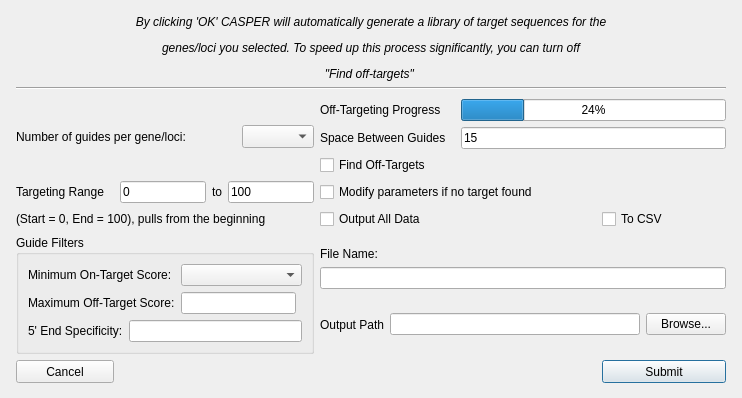
<?xml version="1.0" encoding="UTF-8"?>
<ui version="4.0">
 <class>Dialog</class>
 <widget class="QDialog" name="Dialog">
  <property name="geometry">
   <rect>
    <x>0</x>
    <y>0</y>
    <width>742</width>
    <height>398</height>
   </rect>
  </property>
  <property name="windowTitle">
   <string>Dialog</string>
  </property>
  <layout class="QGridLayout" name="gridLayout">
   <item row="6" column="5" colspan="2">
    <widget class="QLabel" name="OT_prog_label">
     <property name="text">
      <string>Off-Targeting Progress</string>
     </property>
    </widget>
   </item>
   <item row="1" column="1" rowspan="3" colspan="9">
    <widget class="QLabel" name="label">
     <property name="text">
      <string>&lt;html&gt;&lt;head/&gt;&lt;body&gt;&lt;p align=&quot;center&quot;&gt;&lt;span style=&quot; font-style:italic;&quot;&gt;By clicking 'OK' CASPER will automatically generate a library of target sequences for the&lt;/span&gt;&lt;/p&gt;&lt;p align=&quot;center&quot;&gt;&lt;span style=&quot; font-style:italic;&quot;&gt;genes/loci you selected. To speed up this process significantly, you can turn off&lt;/span&gt;&lt;/p&gt;&lt;p align=&quot;center&quot;&gt;&lt;span style=&quot; font-style:italic;&quot;&gt;&amp;quot;Find off-targets&amp;quot; &lt;/span&gt;&lt;/p&gt;&lt;/body&gt;&lt;/html&gt;</string>
     </property>
    </widget>
   </item>
   <item row="9" column="3">
    <widget class="QLabel" name="label_9">
     <property name="text">
      <string>to</string>
     </property>
    </widget>
   </item>
   <item row="5" column="1">
    <spacer name="verticalSpacer_3">
     <property name="orientation">
      <enum>Qt::Vertical</enum>
     </property>
     <property name="sizeHint" stdset="0">
      <size>
       <width>20</width>
       <height>40</height>
      </size>
     </property>
    </spacer>
   </item>
   <item row="0" column="1">
    <spacer name="verticalSpacer">
     <property name="orientation">
      <enum>Qt::Vertical</enum>
     </property>
     <property name="sizeHint" stdset="0">
      <size>
       <width>20</width>
       <height>40</height>
      </size>
     </property>
    </spacer>
   </item>
   <item row="8" column="5" colspan="2">
    <widget class="QCheckBox" name="find_off_Checkbox">
     <property name="text">
      <string>Find Off-Targets</string>
     </property>
    </widget>
   </item>
   <item row="12" column="5" colspan="5">
    <widget class="QLineEdit" name="filename_input">
     <property name="enabled">
      <bool>true</bool>
     </property>
     <property name="toolTip">
      <string>&lt;html&gt;&lt;head/&gt;&lt;body&gt;&lt;p&gt;Choose the name of the file you wish to save to&lt;/p&gt;&lt;/body&gt;&lt;/html&gt;</string>
     </property>
    </widget>
   </item>
   <item row="7" column="5" colspan="2">
    <widget class="QLabel" name="label_11">
     <property name="text">
      <string>Space Between Guides</string>
     </property>
    </widget>
   </item>
   <item row="6" column="1" rowspan="3" colspan="4">
    <layout class="QHBoxLayout" name="horizontalLayout_2">
     <item alignment="Qt::AlignLeft">
      <widget class="QLabel" name="label_3">
       <property name="minimumSize">
        <size>
         <width>220</width>
         <height>0</height>
        </size>
       </property>
       <property name="maximumSize">
        <size>
         <width>250</width>
         <height>77</height>
        </size>
       </property>
       <property name="text">
        <string>Number of guides per gene/loci:  </string>
       </property>
      </widget>
     </item>
     <item>
      <widget class="QComboBox" name="numGenescomboBox">
       <property name="maximumSize">
        <size>
         <width>100</width>
         <height>23</height>
        </size>
       </property>
       <property name="toolTip">
        <string>&lt;html&gt;&lt;head/&gt;&lt;body&gt;&lt;p&gt;Number of guides or targets to be found for each gene that is searched for. &lt;/p&gt;&lt;p&gt;&lt;br/&gt;&lt;/p&gt;&lt;p&gt;Acceptable numbers are 1 through 10&lt;/p&gt;&lt;/body&gt;&lt;/html&gt;</string>
       </property>
      </widget>
     </item>
    </layout>
   </item>
   <item row="15" column="9">
    <widget class="QPushButton" name="submit_button">
     <property name="minimumSize">
      <size>
       <width>124</width>
       <height>23</height>
      </size>
     </property>
     <property name="maximumSize">
      <size>
       <width>124</width>
       <height>23</height>
      </size>
     </property>
     <property name="text">
      <string>Submit</string>
     </property>
    </widget>
   </item>
   <item row="9" column="2">
    <widget class="QLineEdit" name="start_target_range">
     <property name="maximumSize">
      <size>
       <width>117</width>
       <height>23</height>
      </size>
     </property>
     <property name="text">
      <string>0</string>
     </property>
    </widget>
   </item>
   <item row="10" column="1" colspan="4">
    <widget class="QLabel" name="label_10">
     <property name="text">
      <string>(Start = 0, End = 100), pulls from the beginning</string>
     </property>
    </widget>
   </item>
   <item row="15" column="1">
    <widget class="QPushButton" name="cancel_button">
     <property name="minimumSize">
      <size>
       <width>98</width>
       <height>23</height>
      </size>
     </property>
     <property name="maximumSize">
      <size>
       <width>98</width>
       <height>23</height>
      </size>
     </property>
     <property name="toolTip">
      <string>&lt;html&gt;&lt;head/&gt;&lt;body&gt;&lt;p&gt;Cancel button, clears everything and closes the window.&lt;/p&gt;&lt;/body&gt;&lt;/html&gt;</string>
     </property>
     <property name="text">
      <string>Cancel</string>
     </property>
    </widget>
   </item>
   <item row="9" column="1">
    <widget class="QLabel" name="label_8">
     <property name="text">
      <string>Targeting Range</string>
     </property>
    </widget>
   </item>
   <item row="6" column="7" colspan="3">
    <widget class="QProgressBar" name="progressBar">
     <property name="value">
      <number>24</number>
     </property>
    </widget>
   </item>
   <item row="10" column="9">
    <widget class="QCheckBox" name="to_csv_checkbox">
     <property name="toolTip">
      <string>&lt;html&gt;&lt;head/&gt;&lt;body&gt;&lt;p&gt;This checkbox will output the data to a CSV file.&lt;/p&gt;&lt;p&gt;&lt;br/&gt;&lt;/p&gt;&lt;p&gt;Otherwise it will output it to a text file, delimited by commas.&lt;/p&gt;&lt;/body&gt;&lt;/html&gt;</string>
     </property>
     <property name="text">
      <string>To CSV</string>
     </property>
    </widget>
   </item>
   <item row="9" column="5" colspan="5">
    <widget class="QCheckBox" name="modifyParamscheckBox">
     <property name="text">
      <string>Modify parameters if no target found</string>
     </property>
    </widget>
   </item>
   <item row="9" column="0">
    <spacer name="horizontalSpacer">
     <property name="orientation">
      <enum>Qt::Horizontal</enum>
     </property>
     <property name="sizeHint" stdset="0">
      <size>
       <width>40</width>
       <height>20</height>
      </size>
     </property>
    </spacer>
   </item>
   <item row="7" column="10">
    <spacer name="horizontalSpacer_2">
     <property name="orientation">
      <enum>Qt::Horizontal</enum>
     </property>
     <property name="sizeHint" stdset="0">
      <size>
       <width>40</width>
       <height>20</height>
      </size>
     </property>
    </spacer>
   </item>
   <item row="7" column="7" colspan="3">
    <widget class="QLineEdit" name="space_line_edit">
     <property name="toolTip">
      <string>&lt;html&gt;&lt;head/&gt;&lt;body&gt;&lt;p&gt;This is the space between guides box.&lt;/p&gt;&lt;p&gt;It allows you to choose how many nucleotides to leave in-between each target that is found.&lt;/p&gt;&lt;p&gt;&lt;br/&gt;&lt;/p&gt;&lt;p&gt;No numbers below 0 are accepted. and any number above 200 is defaulted to 200.&lt;/p&gt;&lt;/body&gt;&lt;/html&gt;</string>
     </property>
     <property name="text">
      <string>15</string>
     </property>
    </widget>
   </item>
   <item row="13" column="5" rowspan="2" colspan="5">
    <layout class="QHBoxLayout" name="horizontalLayout">
     <item>
      <widget class="QLabel" name="label_2">
       <property name="text">
        <string>Output Path</string>
       </property>
      </widget>
     </item>
     <item>
      <widget class="QLineEdit" name="output_path">
       <property name="enabled">
        <bool>true</bool>
       </property>
       <property name="minimumSize">
        <size>
         <width>250</width>
         <height>0</height>
        </size>
       </property>
       <property name="toolTip">
        <string>&lt;html&gt;&lt;head/&gt;&lt;body&gt;&lt;p&gt;Browse for a location to save your library!&lt;/p&gt;&lt;/body&gt;&lt;/html&gt;</string>
       </property>
      </widget>
     </item>
     <item>
      <widget class="QPushButton" name="BrowseButton">
       <property name="toolTip">
        <string>&lt;html&gt;&lt;head/&gt;&lt;body&gt;&lt;p&gt;Browse for a location to save your library!&lt;/p&gt;&lt;/body&gt;&lt;/html&gt;</string>
       </property>
       <property name="text">
        <string>Browse...</string>
       </property>
      </widget>
     </item>
    </layout>
   </item>
   <item row="9" column="4">
    <widget class="QLineEdit" name="end_target_range">
     <property name="maximumSize">
      <size>
       <width>119</width>
       <height>23</height>
      </size>
     </property>
     <property name="text">
      <string>100</string>
     </property>
    </widget>
   </item>
   <item row="11" column="5" colspan="5" alignment="Qt::AlignBottom">
    <widget class="QLabel" name="label_4">
     <property name="text">
      <string>File Name:</string>
     </property>
    </widget>
   </item>
   <item row="11" column="1" rowspan="4" colspan="4">
    <widget class="QGroupBox" name="groupBox">
     <property name="maximumSize">
      <size>
       <width>423</width>
       <height>126</height>
      </size>
     </property>
     <property name="title">
      <string>Guide Filters</string>
     </property>
     <layout class="QGridLayout" name="gridLayout_2">
      <item row="0" column="0" colspan="2">
       <widget class="QLabel" name="label_5">
        <property name="text">
         <string>Minimum On-Target Score:</string>
        </property>
       </widget>
      </item>
      <item row="1" column="0" colspan="2">
       <widget class="QLabel" name="label_6">
        <property name="text">
         <string>Maximum Off-Target Score:</string>
        </property>
       </widget>
      </item>
      <item row="1" column="2">
       <widget class="QLineEdit" name="maxOFF_comboBox">
        <property name="toolTip">
         <string>&lt;html&gt;&lt;head/&gt;&lt;body&gt;&lt;p&gt;Select the maximum acceptable score for Off-Target Analysis&lt;/p&gt;&lt;/body&gt;&lt;/html&gt;</string>
        </property>
       </widget>
      </item>
      <item row="2" column="0">
       <widget class="QLabel" name="label_7">
        <property name="text">
         <string>5' End Specificity:</string>
        </property>
       </widget>
      </item>
      <item row="2" column="1" colspan="3">
       <widget class="QLineEdit" name="fiveprimeseq">
        <property name="toolTip">
         <string>&lt;html&gt;&lt;head/&gt;&lt;body&gt;&lt;p&gt;This allows you to choose how each target sequence should start.&lt;/p&gt;&lt;p&gt;Only add A's, G's, C's, or T's&lt;/p&gt;&lt;p&gt;Any target who's sequence does not start exactly like typed here, will not be saved.&lt;/p&gt;&lt;/body&gt;&lt;/html&gt;</string>
        </property>
       </widget>
      </item>
      <item row="0" column="2" colspan="2">
       <widget class="QComboBox" name="minON_comboBox">
        <property name="toolTip">
         <string>&lt;html&gt;&lt;head/&gt;&lt;body&gt;&lt;p&gt;Select the minimum acceptable On-Target score. Range's allowed are 20 through 50&lt;/p&gt;&lt;/body&gt;&lt;/html&gt;</string>
        </property>
       </widget>
      </item>
     </layout>
    </widget>
   </item>
   <item row="16" column="8">
    <spacer name="verticalSpacer_2">
     <property name="orientation">
      <enum>Qt::Vertical</enum>
     </property>
     <property name="sizeHint" stdset="0">
      <size>
       <width>20</width>
       <height>40</height>
      </size>
     </property>
    </spacer>
   </item>
   <item row="10" column="5" colspan="4">
    <widget class="QCheckBox" name="output_all_checkbox">
     <property name="toolTip">
      <string>&lt;html&gt;&lt;head/&gt;&lt;body&gt;&lt;p&gt;If this checkbox is checked, all of the data will be printed to the generated library. &lt;/p&gt;&lt;p&gt;Example: location,sequence,pam,score,strand,endo&lt;/p&gt;&lt;p&gt;&lt;br/&gt;&lt;/p&gt;&lt;p&gt;Otherwise it will be just the sequence (and the Off-Target score if that is selected)&lt;/p&gt;&lt;/body&gt;&lt;/html&gt;</string>
     </property>
     <property name="text">
      <string>Output All Data</string>
     </property>
    </widget>
   </item>
   <item row="4" column="1" colspan="9">
    <widget class="Line" name="line">
     <property name="orientation">
      <enum>Qt::Horizontal</enum>
     </property>
    </widget>
   </item>
  </layout>
 </widget>
 <resources/>
 <connections/>
</ui>
